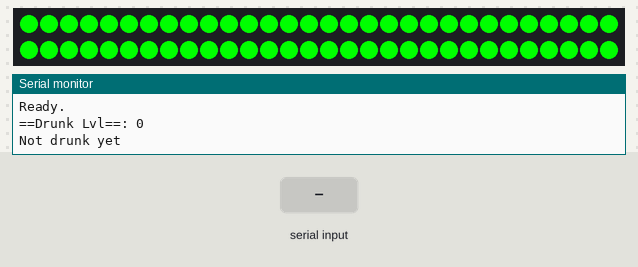
The sketch below on a simulated Arduino Uno, built with avr-gcc and run on an emulated ATmega328P. On the bench: 60 RGB LEDs in strip order, left to right, continuing on the next row, the last lines printed to the serial monitor. Inputs (shaded band) come from the test bench. Random numbers use the default seed unless the sketch sets one.

Above: at 1.2 s.
1.3 s: byte 90 received over Serial
At 1.6 s:
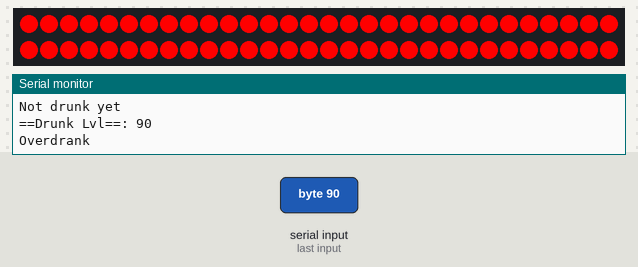
4.3 s: byte 30 received over Serial
At 4.47 s:
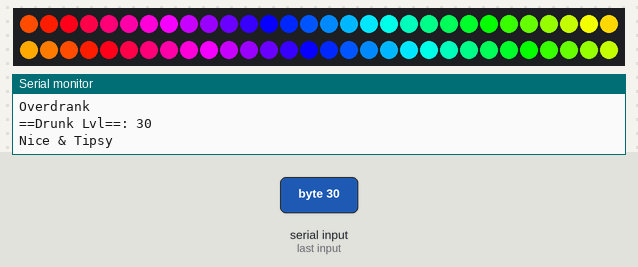
6.7 s: byte 120 received over Serial
At 6.7 s:
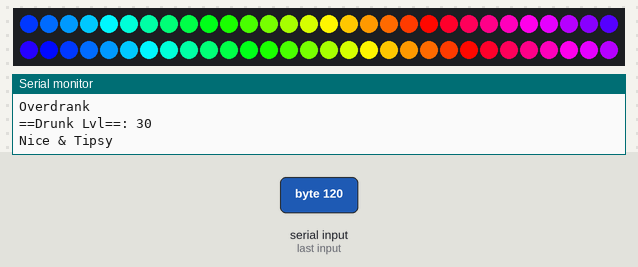
Timing chart, 0 to 9.7 s (numbered marks = the images above; inputs shaded):
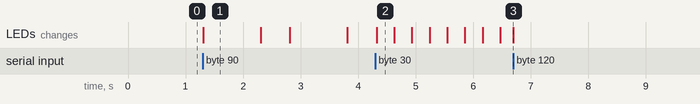

The sketch:

drunkdev.ino
```cpp
#include <PololuLedStrip.h>
#define LED_COUNT 60
#define LED_DATA_PIN 12

// LEDStrip object and specify pin
PololuLedStrip<LED_DATA_PIN> ledStrip;

// Buffer for holding colors (3 bytes per color)
rgb_color colors[LED_COUNT];

int drunk_lvl = 0;

void setup() {
  // set up serial port for communication with BT.
  Serial.begin(9600); // TODO is baud rate correct?
  Serial.println("Ready.");
}

void loop() {
  // must make sure to have no line ending, or else serial.parseint will read in 0.

    Serial.print("==Drunk Lvl==: ");
    Serial.println(drunk_lvl);

    if( drunk_lvl >= 0 && drunk_lvl < 30 ){
      Serial.println("Not drunk yet");
      not_drunk();
    }

    else if (drunk_lvl >= 30 && drunk_lvl < 60){
      Serial.println("Nice & Tipsy");
      tipsy();
    }

    else if (drunk_lvl >= 60 && drunk_lvl < 90){
      Serial.println("Drunk");
      drunk();
    }

    else if (drunk_lvl >= 90 && drunk_lvl <= 100){
      Serial.println("Overdrank");
      overdrank();
    }

}

bool check_serial(){
  if(Serial.available()) {
    // get drunk level
    drunk_lvl = Serial.read();
    return true;
  } else return false;

}
// Converts a color from HSV to RGB.
// h is hue, as a number between 0 and 360.
// s is the saturation, as a number between 0 and 255.
// v is the value, as a number between 0 and 255.
rgb_color hsvToRgb(uint16_t h, uint8_t s, uint8_t v)
{
    uint8_t f = (h % 60) * 255 / 60;
    uint8_t p = (255 - s) * (uint16_t)v / 255;
    uint8_t q = (255 - f * (uint16_t)s / 255) * (uint16_t)v / 255;
    uint8_t t = (255 - (255 - f) * (uint16_t)s / 255) * (uint16_t)v / 255;
    uint8_t r = 0, g = 0, b = 0;
    switch((h / 60) % 6){
        case 0: r = v; g = t; b = p; break;
        case 1: r = q; g = v; b = p; break;
        case 2: r = p; g = v; b = t; break;
        case 3: r = p; g = q; b = v; break;
        case 4: r = t; g = p; b = v; break;
        case 5: r = v; g = p; b = q; break;
    }
    return rgb_color(r, g, b);
}

void fade(unsigned char *val, unsigned char fadeTime)
{
  if (*val != 0)
  {
    unsigned char subAmt = *val >> fadeTime;  // val * 2^-fadeTime
    if (subAmt < 1)
      subAmt = 1;  // make sure we always decrease by at least 1
    *val -= subAmt;  // decrease value of byte pointed to by val
  }
}


void brightTwinkleColorAdjust(unsigned char *color)
{
  if (*color == 255)
  {
    // if reached max brightness, set to an even value to start fade
    *color = 254;
  }
  else if (*color % 2)
  {
    // if odd, approximately double the brightness
    // you should only use odd values that are of the form 2^n-1,
    // which then gets a new value of 2^(n+1)-1
    // using other odd values will break things
    *color = *color * 2 + 1;
  }
  else if (*color > 0)
  {
    fade(color, 4);
    if (*color % 2)
    {
      (*color)--;  // if faded color is odd, subtract one to keep it even
    }
  }
}

void randomWalk(unsigned char *val, unsigned char maxVal, unsigned char changeAmount, unsigned char directions)
{
  unsigned char walk = random(directions);  // direction of random walk
  if (walk == 0)
  {
    // decrease val by changeAmount down to a min of 0
    if (*val >= changeAmount)
    {
      *val -= changeAmount;
    }
    else
    {
      *val = 0;
    }
  }
  else if (walk == 1)
  {
    // increase val by changeAmount up to a max of maxVal
    if (*val <= maxVal - changeAmount)
    {
      *val += changeAmount;
    }
    else
    {
      *val = maxVal;
    }
  }
}

void not_drunk(){
  while(!check_serial()){

    rgb_color color;
    color.red = 0;
    color.green = 255;
    color.blue = 0;

    for(uint16_t i=0; i < LED_COUNT; i++){
      colors[i] = color;
    }
    ledStrip.write(colors, LED_COUNT);

    delay(10);
  }
}

void tipsy(){
  while(!check_serial()){
    // Update the colors.
    uint16_t time = millis() >> 2;
    for(uint16_t i = 0; i < LED_COUNT; i++)
    {
      byte x = (time >> 2) - (i << 3);
      colors[i] = hsvToRgb((uint32_t)x * 359 / 256, 255, 255);
    }

    // Write the colors to the LED strip.
    ledStrip.write(colors, LED_COUNT);

    delay(10);
  }
}

void drunk(){
  while(!check_serial()){
    for (int i = 0; i < LED_COUNT; i++)
      {
        brightTwinkleColorAdjust(&colors[i].red);
        brightTwinkleColorAdjust(&colors[i].green);
        brightTwinkleColorAdjust(&colors[i].blue);
      }
      // if we are generating new twinkles, randomly pick four new LEDs
      // to light up
      for (int i = 0; i < 4; i++)
      {
        int j = random(LED_COUNT);
        if (colors[j].red == 0 && colors[j].green == 0 && colors[j].blue == 0)
        {
          // if the LED we picked is not already lit, light it white
            colors[j] = rgb_color(1, 1, 1);  // white
        }
      }
//    const unsigned char maxBrightness = 120;  // cap on LED brighness
//    const unsigned char changeAmount = 2;   // size of random walk step
//    for (int i = 0; i < LED_COUNT; i += 2)
//    {
//      // randomly walk the brightness of every even LED
//      randomWalk(&colors[i].red, maxBrightness, changeAmount, 2);
//
//      // warm white: red = x, green = 0.8x, blue = 0.125x
//      colors[i].green = colors[i].red*4/5;  // green = 80% of red
//      colors[i].blue = colors[i].red >> 3;  // blue = red/8
//
//      // every odd LED gets set to a quarter the brighness of the preceding even LED
//      if (i + 1 < LED_COUNT)
//      {
//        colors[i+1] = rgb_color(colors[i].red >> 2, colors[i].green >> 2, colors[i].blue >> 2);
//      }
//    }
    ledStrip.write(colors, LED_COUNT);

    delay(10);
  }
}

void overdrank(){
  while(!check_serial()){
    rgb_color color;
    color.red = 255;
    color.green = 0;
    color.blue = 0;

    for(uint16_t i=0; i < LED_COUNT; i++){
      colors[i] = color;
    }
    ledStrip.write(colors, LED_COUNT);

    delay(1000);

    color.red = 0 ;
    color.green = 0;
    color.blue = 0;

    for(uint16_t i=0; i < LED_COUNT; i++){
      colors[i] = color;
    }
    ledStrip.write(colors, LED_COUNT);

    delay(500);

  }

}
```

Measured:
- after the input at 1.3 s, the LEDs: change at once (image 1)
- what the display in image 1 shows lasts 1.0 s, from 1.3 s to 2.3 s
